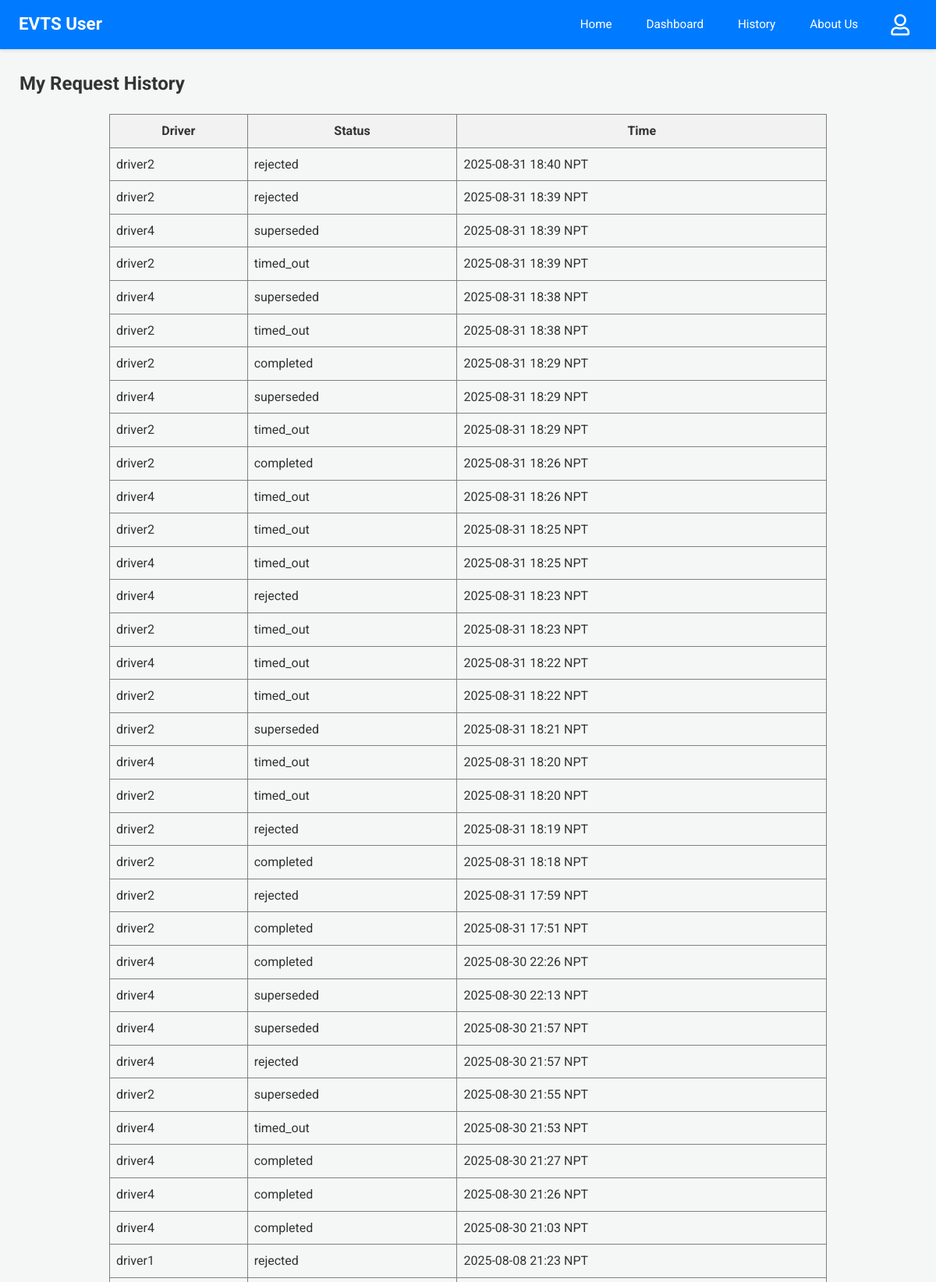
Page /user-history (signed in, upper part) on the committed database.
### app.py (models this page shows)
class Driver(db.Model):
    email = db.Column(db.String(120), primary_key=True)
    name = db.Column(db.String(100))
    phone = db.Column(db.String(15))
    password = db.Column(db.String(256)) # Increased length for hash
    vehicle = db.Column(db.String(50))
    node = db.Column(db.String(10), nullable=False)
    is_approved = db.Column(db.Boolean, default=False, nullable=False)

class RideRequest(db.Model):
    __tablename__ = 'ride_request'
    id = db.Column(db.Integer, primary_key=True)
    user_email = db.Column(db.String(100), nullable=False)
    driver_email = db.Column(db.String(100), nullable=False)
    user_latitude_at_request = db.Column(db.Float, nullable=True)
    user_longitude_at_request = db.Column(db.Float, nullable=True)
    timestamp = db.Column(db.DateTime, default=lambda: datetime.now(timezone.utc))
    status = db.Column(db.String(20), default='Pending')

### app.py (the view)
@app.route('/user-history')
@login_required_user
def user_history():
    reqs_db = RideRequest.query.filter_by(user_email=session['user']).order_by(RideRequest.timestamp.desc()).all()
    s_reqs = [{'driver_name': (Driver.query.get(r.driver_email).name or r.driver_email if Driver.query.get(r.driver_email) else "N/A"),
               'status': r.status, 'timestamp': format_datetime_npt(r.timestamp)} for r in reqs_db]
    response = make_response(render_template('user_history.html', requests=s_reqs))
    return add_no_cache_to_response(response)

### app.py (called while the page is built)
def format_datetime_npt(dt_utc):
    if dt_utc is None: return "N/A"
    if dt_utc.tzinfo is None or dt_utc.tzinfo.utcoffset(dt_utc) is None:
        dt_utc = dt_utc.replace(tzinfo=timezone.utc)
    else:
        dt_utc = dt_utc.astimezone(timezone.utc)
    dt_npt = dt_utc.astimezone(NPT)
    return dt_npt.strftime('%Y-%m-%d %H:%M NPT')

def login_required_user(f):
    @wraps(f)
    def decorated_function(*args, **kwargs):
        if 'user' not in session:
            return redirect(url_for('login', next=request.url))
        return f(*args, **kwargs)
    return decorated_function

def add_no_cache_to_response(response):
    response.headers["Cache-Control"] = "no-cache, no-store, must-revalidate, public, max-age=0"
    response.headers["Pragma"] = "no-cache"
    response.headers["Expires"] = "0"
    return response

### templates/user_history.html
{% extends 'user_base.html' %}
{% block content %}
<h2>My Request History</h2>
{% if requests %}
<table border="1" cellpadding="8" cellspacing="0" style="border-collapse: collapse; width: 80%; margin: 20px auto;">
  <thead>
    <tr style="background-color: #f2f2f2;">
      <th>Driver</th>
      <th>Status</th>
      <th>Time</th>
    </tr>
  </thead>
  <tbody>
  {% for req in requests %}
  <tr>
    <td>{{ req.driver_name }}</td>
    <td>{{ req.status }}</td>
    <td>{{ req.timestamp }}</td>
  </tr>
  {% endfor %}
  </tbody>
</table>
{% else %}
<p>You have no ride request history.</p>
{% endif %}
{% endblock %}

### static/css/dashboard_styles.css (style rules this page uses)
body { font-family: 'Roboto', 'Segoe UI', Tahoma, Geneva, Verdana, sans-serif; margin: 0; background-color: #f4f7f6; color: #333; line-height: 1.6; }
.dashboard-content h2, .dashboard-content h3, .dashboard-content h4 { color: #333; margin-top: 0; }

### rows in the picture
Driver: driver_name "driver2" "driver2" "driver2" "driver2" "driver2" "driver2" "driver2" "driver2" "driver2" "driver2" "driver2" "driver2" "driver2" "driver2" "driver2" "driver2" "driver2"
RideRequest: status "rejected"
RideRequest: status "rejected"
Driver: driver_name "driver4" "driver4" "driver4" "driver4" "driver4" "driver4" "driver4" "driver4" "driver4" "driver4" "driver4" "driver4" "driver4" "driver4" "driver4" "driver4"
RideRequest: status "superseded"
RideRequest: status "timed_out"
RideRequest: status "superseded"
RideRequest: status "timed_out"
RideRequest: status "completed"
RideRequest: status "superseded"
RideRequest: status "timed_out"
RideRequest: status "completed"
RideRequest: status "timed_out"
RideRequest: status "timed_out"
RideRequest: status "timed_out"
RideRequest: status "rejected"
RideRequest: status "timed_out"
RideRequest: status "timed_out"
RideRequest: status "timed_out"
RideRequest: status "superseded"
RideRequest: status "timed_out"
RideRequest: status "timed_out"
RideRequest: status "rejected"
RideRequest: status "completed"
RideRequest: status "rejected"
RideRequest: status "completed"
RideRequest: status "completed"
RideRequest: status "superseded"
RideRequest: status "superseded"
RideRequest: status "rejected"
RideRequest: status "superseded"
RideRequest: status "timed_out"
RideRequest: status "completed"
RideRequest: status "completed"
RideRequest: status "completed"
Driver: driver_name "driver1"
RideRequest: status "rejected"

### other values in the picture
{{ req.timestamp }} "2025-08-31 18:40 NPT" "2025-08-31 18:39 NPT" "2025-08-31 18:39 NPT" "2025-08-31 18:39 NPT" "2025-08-31 18:38 NPT" "2025-08-31 18:38 NPT" "2025-08-31 18:29 NPT" "2025-08-31 18:29 NPT" "2025-08-31 18:29 NPT" "2025-08-31 18:26 NPT" "2025-08-31 18:26 NPT" "2025-08-31 18:25 NPT" "2025-08-31 18:25 NPT" "2025-08-31 18:23 NPT" "2025-08-31 18:23 NPT" "2025-08-31 18:22 NPT" "2025-08-31 18:22 NPT" "2025-08-31 18:21 NPT" "2025-08-31 18:20 NPT" "2025-08-31 18:20 NPT" "2025-08-31 18:19 NPT" "2025-08-31 18:18 NPT" "2025-08-31 17:59 NPT" "2025-08-31 17:51 NPT" "2025-08-30 22:26 NPT" "2025-08-30 22:13 NPT" "2025-08-30 21:57 NPT" "2025-08-30 21:57 NPT" "2025-08-30 21:55 NPT" "2025-08-30 21:53 NPT" "2025-08-30 21:27 NPT" "2025-08-30 21:26 NPT" "2025-08-30 21:03 NPT" "2025-08-08 21:23 NPT"
